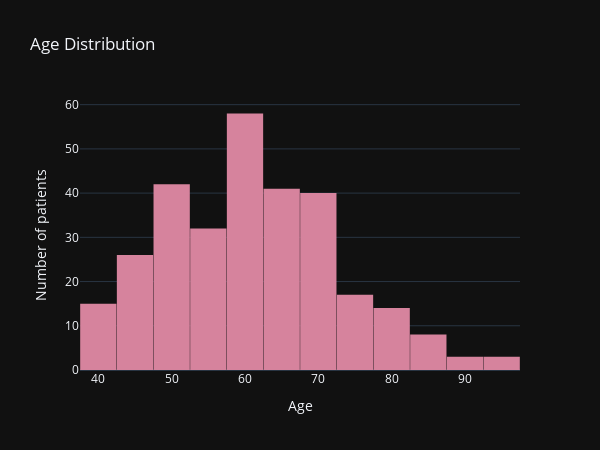

The code cell stored with this chart in its notebook:
### Markdown cell above
There is 299 recorded patient in the dataset

### Code cell
fig_age = go.Figure()

fig_age.add_trace(go.Histogram(x=df['age'],
                               marker_color='#d6839d'))

fig_age.update_layout(
    title_text='Age Distribution',
    xaxis_title_text='Age',
    yaxis_title_text='Number of patients', 
    bargap=0.01, 
    template = 'plotly_dark',
    width=600, 
    height=450
)

fig_age.show()

### Figure 1 — Plotly figure (JSON) as saved in the notebook; plotly's stock layout.template omitted (floating-point values rounded to 4 significant figures; data arrays with more than 128 entries replaced by an {"elided": "..."} marker saying what was removed)
{"data": [{"marker": {"color": "#d6839d"}, "type": "histogram", "x": {"elided": "299 float values"}}], "layout": {"bargap": 0.01, "height": 450, "title": {"text": "Age Distribution"}, "width": 600, "xaxis": {"title": {"text": "Age"}}, "yaxis": {"title": {"text": "Number of patients"}}}}
